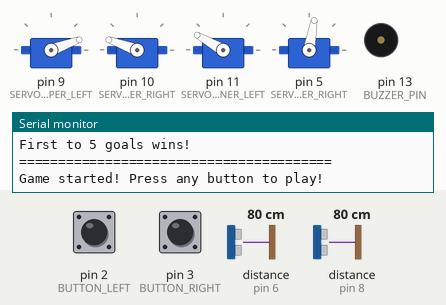
The sketch below on a simulated Arduino Uno, built with avr-gcc and run on an emulated ATmega328P. On the bench: 4 × servo, buzzer (waves = sounding), the last lines printed to the serial monitor. Wiring (inferred from the names in the program): 2 × ultrasonic range finder: trigger pin 4, echo pin 6 / trigger pin 7, echo pin 8. The inputs (shaded band) are chosen by the test bench; at power-on: pin 2 (BUTTON_LEFT) HIGH, pin 3 (BUTTON_RIGHT) HIGH, distance to the obstacle (sensors on pin 6, pin 8) 80 cm. The echo pulse lasts 58.3 µs per cm.

Above: at 2.7 s.
2.8 s: pin 2 (BUTTON_LEFT) pulled LOW for 0.15 s
At 2.87 s:
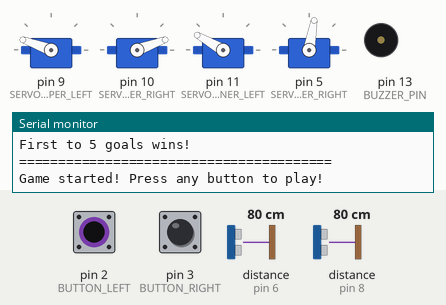
4.4 s: pin 3 (BUTTON_RIGHT) pulled LOW for 0.15 s
At 4.47 s:
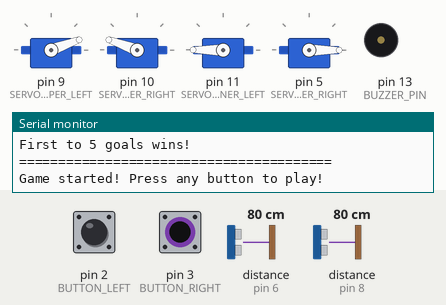
6.0 s: distance to the obstacle (sensor on pin 6) set to 2 cm
At 6.22 s:
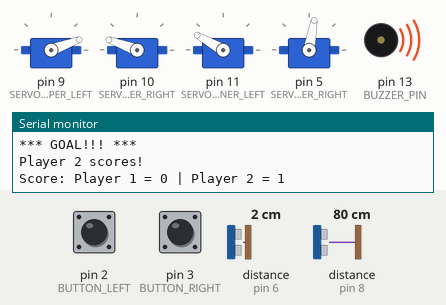
9.0 s: pin 2 (BUTTON_LEFT) pulled LOW for 3.2 s
At 9.5 s:
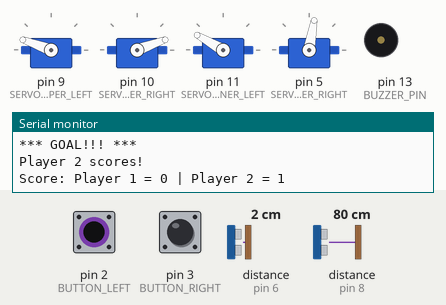
13.7 s: pin 3 (BUTTON_RIGHT) pulled LOW for 3.2 s
At 14.2 s:
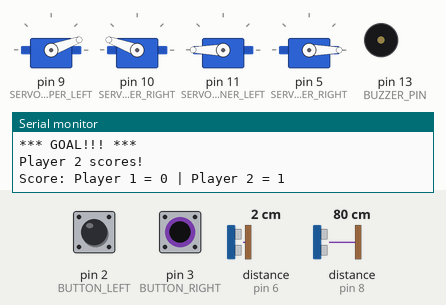
18.4 s: pin 2 (BUTTON_LEFT) driven LOW and pin 3 (BUTTON_RIGHT) driven LOW
At 18.8 s:
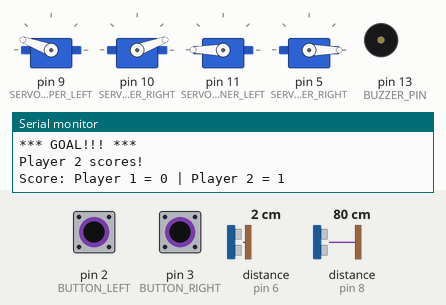
Timing chart, 0 to 20.9 s (numbered marks = the images above; inputs shaded):
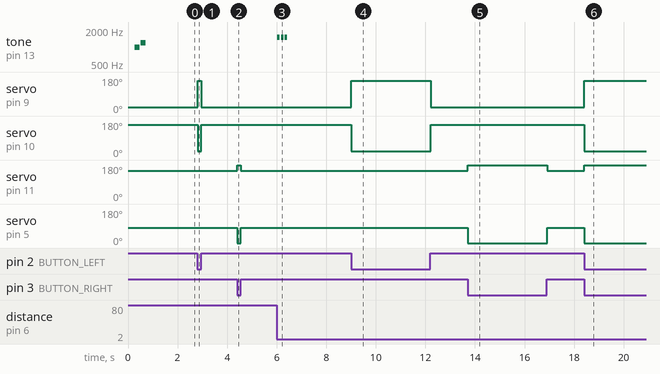

The sketch:

soccer_pinball_game.ino
```cpp
/*
 * ============================================
 * ARDUINO SOCCER PINBALL GAME
 * ============================================
 *
 * HARDWARE SETUP:
 * - 4 Servo Motors (SG90 blue servos)
 * - 2 Ultrasonic Sensors (HC-SR04)
 * - 2 Push Buttons
 *
 * CONFIGURATION:
 * LEFT SIDE:
 *   - Bottom: Flipper servo
 *   - Top: Scanner servo with ultrasonic mounted on it
 * RIGHT SIDE:
 *   - Bottom: Flipper servo
 *   - Top: Scanner servo with ultrasonic mounted on it
 *
 * SERVO WIRE COLORS:
 *   Yellow = Signal (to Arduino pin)
 *   Red = Power (5V)
 *   Brown = Ground (GND)
 */

#include <Servo.h>

// ============================================
// PIN DEFINITIONS
// ============================================

// BUTTONS
const int BUTTON_LEFT = 2;   // Left flipper button
const int BUTTON_RIGHT = 3;  // Right flipper button

// FLIPPER SERVOS
const int SERVO_FLIPPER_LEFT = 9;   // Bottom left servo
const int SERVO_FLIPPER_RIGHT = 10; // Bottom right servo

// SCANNER SERVOS (rotate ultrasonic sensors)
const int SERVO_SCANNER_LEFT = 11;  // Top left servo
const int SERVO_SCANNER_RIGHT = 5;  // Top right servo

// ULTRASONIC SENSOR 1 (Left goal - mounted on left scanner servo)
const int TRIG_LEFT = 4;
const int ECHO_LEFT = 6;

// ULTRASONIC SENSOR 2 (Right goal - mounted on right scanner servo)
const int TRIG_RIGHT = 7;
const int ECHO_RIGHT = 8;

// OPTIONAL: Buzzer
const int BUZZER_PIN = 13;

// ============================================
// SERVO OBJECTS
// ============================================
Servo flipperLeft;
Servo flipperRight;
Servo scannerLeft;
Servo scannerRight;

// ============================================
// GAME VARIABLES
// ============================================

// Scores
int scorePlayer1 = 0;  // Left player
int scorePlayer2 = 0;  // Right player

// CALIBRATED REST POSITIONS (from your testing!)
const int D9_REST = 20;    // Bottom left servo
const int D10_REST = 160;  // Bottom right servo
const int D11_REST = 150;  // Top left servo
const int D5_REST = 80;    // Top right servo

// Goal detection
const int GOAL_DISTANCE_CM = 20;
bool goalLeftTriggered = false;
bool goalRightTriggered = false;

// Timing for goal cooldown
unsigned long lastGoalLeft = 0;
unsigned long lastGoalRight = 0;
const unsigned long GOAL_COOLDOWN = 3000; // 3 seconds

// Button state
bool buttonLeftPressed = false;
bool buttonRightPressed = false;

// ============================================
// SETUP
// ============================================
void setup() {
  // Serial for debugging
  Serial.begin(9600);
  Serial.println(F("========================================"));
  Serial.println(F("   ARDUINO SOCCER PINBALL GAME"));
  Serial.println(F("========================================"));
  Serial.println(F("CALIBRATED REST POSITIONS:"));
  Serial.println(F("  D9:  20°  | D10: 160°"));
  Serial.println(F("  D11: 150° | D5:  80°"));
  Serial.println(F(""));
  Serial.println(F("LEFT button = Open D9 + D10"));
  Serial.println(F("RIGHT button = Open D5 + D11"));
  Serial.println(F("First to 5 goals wins!"));
  Serial.println(F("========================================\n"));

  // Button pins
  pinMode(BUTTON_LEFT, INPUT_PULLUP);
  pinMode(BUTTON_RIGHT, INPUT_PULLUP);

  // Ultrasonic pins
  pinMode(TRIG_LEFT, OUTPUT);
  pinMode(ECHO_LEFT, INPUT);
  pinMode(TRIG_RIGHT, OUTPUT);
  pinMode(ECHO_RIGHT, INPUT);

  // Buzzer (optional)
  pinMode(BUZZER_PIN, OUTPUT);

  // Attach servos
  flipperLeft.attach(SERVO_FLIPPER_LEFT);
  flipperRight.attach(SERVO_FLIPPER_RIGHT);
  scannerLeft.attach(SERVO_SCANNER_LEFT);
  scannerRight.attach(SERVO_SCANNER_RIGHT);

  // Set initial servo positions - CALIBRATED REST POSITIONS
  flipperLeft.write(D9_REST);    // D9 - 50° (calibrated)
  flipperRight.write(D10_REST);  // D10 - 130° (calibrated)
  scannerLeft.write(D11_REST);   // D11 - 150° (calibrated)
  scannerRight.write(D5_REST);   // D5 - 80° (calibrated)

  // Startup beep
  tone(BUZZER_PIN, 1000, 200);
  delay(250);
  tone(BUZZER_PIN, 1200, 200);

  delay(1000);
  Serial.println(F("Game started! Press any button to play!\n"));
}

// ============================================
// MAIN LOOP
// ============================================
void loop() {
  // Handle button inputs
  handleButtons();

  // Check for goals
  checkGoals();

  delay(10);
}

// ============================================
// BUTTON HANDLING
// ============================================
void handleButtons() {
  // Check if RIGHT button is pressed
  if (digitalRead(BUTTON_RIGHT) == LOW) {
    // RIGHT button controls D11 and D5 - OPEN from REST
    scannerLeft.write(D11_REST+225);
    scannerRight.write(D5_REST-225);
    buttonRightPressed = true;
  } else {
    // RIGHT button released - return to CALIBRATED REST
    scannerLeft.write(D11_REST);
    scannerRight.write(D5_REST);
    buttonRightPressed = false;
  }

  // Check if LEFT button is pressed
  if (digitalRead(BUTTON_LEFT) == LOW) {
    // LEFT button controls D9 and D10 - OPEN from REST
    flipperLeft.write(180-D9_REST);
    flipperRight.write(180-D10_REST);
    buttonLeftPressed = true;
  } else {
    // LEFT button released - return to CALIBRATED REST
    flipperLeft.write(D9_REST);
    flipperRight.write(D10_REST);
    buttonLeftPressed = false;
  }
}


// ============================================
// GOAL DETECTION
// ============================================
void checkGoals() {
  unsigned long currentTime = millis();

  // Check left goal
  if (currentTime - lastGoalLeft > GOAL_COOLDOWN) {
    float distLeft = measureDistance(TRIG_LEFT, ECHO_LEFT);

    if (distLeft > 0 && distLeft < GOAL_DISTANCE_CM) {
      if (!goalLeftTriggered) {
        scorePlayer2++;  // Player 2 scores on left goal
        goalLeftTriggered = true;
        lastGoalLeft = currentTime;
        announceGoal(2);
      }
    } else {
      goalLeftTriggered = false;
    }
  }

  // Check right goal
  if (currentTime - lastGoalRight > GOAL_COOLDOWN) {
    float distRight = measureDistance(TRIG_RIGHT, ECHO_RIGHT);

    if (distRight > 0 && distRight < GOAL_DISTANCE_CM) {
      if (!goalRightTriggered) {
        scorePlayer1++;  // Player 1 scores on right goal
        goalRightTriggered = true;
        lastGoalRight = currentTime;
        announceGoal(1);
      }
    } else {
      goalRightTriggered = false;
    }
  }
}

// ============================================
// ULTRASONIC DISTANCE MEASUREMENT
// ============================================
float measureDistance(int trigPin, int echoPin) {
  digitalWrite(trigPin, LOW);
  delayMicroseconds(2);
  digitalWrite(trigPin, HIGH);
  delayMicroseconds(10);
  digitalWrite(trigPin, LOW);

  long duration = pulseIn(echoPin, HIGH, 30000);
  float distance = (duration * 0.0343) / 2;

  return distance;
}

// ============================================
// GOAL ANNOUNCEMENT
// ============================================
void announceGoal(int player) {
  Serial.println(F("\n*** GOAL!!! ***"));
  Serial.print(F("Player "));
  Serial.print(player);
  Serial.println(F(" scores!"));
  Serial.print(F("Score: Player 1 = "));
  Serial.print(scorePlayer1);
  Serial.print(F(" | Player 2 = "));
  Serial.println(scorePlayer2);
  Serial.println();

  // Goal sound
  for (int i = 0; i < 3; i++) {
    tone(BUZZER_PIN, 1500, 100);
    delay(150);
  }

  // Check for winner
  if (scorePlayer1 >= 5) {
    announceWinner(1);
  } else if (scorePlayer2 >= 5) {
    announceWinner(2);
  }
}

// ============================================
// WINNER ANNOUNCEMENT
// ============================================
void announceWinner(int player) {
  Serial.println(F("\n========================================"));
  Serial.print(F("       PLAYER "));
  Serial.print(player);
  Serial.println(F(" WINS!!!"));
  Serial.println(F("========================================\n"));

  // Victory melody
  int melody[] = {523, 587, 659, 698, 784, 880, 988, 1047};
  for (int i = 0; i < 8; i++) {
    tone(BUZZER_PIN, melody[i], 150);
    delay(170);
  }

  // Reset scores
  scorePlayer1 = 0;
  scorePlayer2 = 0;

  delay(2000);
  Serial.println(F("New game starting...\n"));
}
```

Measured:
- after the input at 2.8 s, servo on pin 9 (SERVO_FLIPPER_LEFT): 20° → 160° at once, → 20° 0.14 s later; servo on pin 10 (SERVO_FLIPPER_RIGHT): 160° → 20° at once, → 160° 0.14 s later
- after the input at 4.4 s, servo on pin 11 (SERVO_SCANNER_LEFT): 150° → 180° at once, → 150° 0.14 s later; servo on pin 5 (SERVO_SCANNER_RIGHT): 80° → 0° at once, → 80° 0.14 s later
- after the input at 6.0 s, tone on pin 13 (BUZZER_PIN): alternates 1500 Hz for 0.10 s and silent for 0.05 s, 6 changes in all, then stays silent, starting at once
- after the input at 9.0 s, servo on pin 9 (SERVO_FLIPPER_LEFT): 20° → 160° at once, → 20° 3.2 s later; servo on pin 10 (SERVO_FLIPPER_RIGHT): 160° → 20° at once, → 160° 3.2 s later
- after the input at 13.7 s, servo on pin 11 (SERVO_SCANNER_LEFT): 150° → 180° at once, → 150° 3.2 s later; servo on pin 5 (SERVO_SCANNER_RIGHT): 80° → 0° at once, → 80° 3.2 s later
- after the input at 18.4 s, servo on pin 9 (SERVO_FLIPPER_LEFT): 20° → 160° at once; servo on pin 10 (SERVO_FLIPPER_RIGHT): 160° → 20° at once; servo on pin 11 (SERVO_SCANNER_LEFT): 150° → 180° at once; servo on pin 5 (SERVO_SCANNER_RIGHT): 80° → 0° at once
